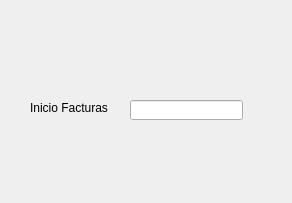
<?xml version="1.0" encoding="UTF-8"?>
<ui version="4.0">
 <class>Form</class>
 <widget class="QWidget" name="Form">
  <property name="geometry">
   <rect>
    <x>0</x>
    <y>0</y>
    <width>292</width>
    <height>203</height>
   </rect>
  </property>
  <property name="windowTitle">
   <string>Form</string>
  </property>
  <widget class="QLabel" name="label">
   <property name="geometry">
    <rect>
     <x>30</x>
     <y>100</y>
     <width>81</width>
     <height>16</height>
    </rect>
   </property>
   <property name="text">
    <string>Inicio Facturas</string>
   </property>
  </widget>
  <widget class="QLineEdit" name="correl_factura">
   <property name="geometry">
    <rect>
     <x>130</x>
     <y>100</y>
     <width>113</width>
     <height>20</height>
    </rect>
   </property>
  </widget>
 </widget>
 <resources/>
 <connections/>
</ui>
